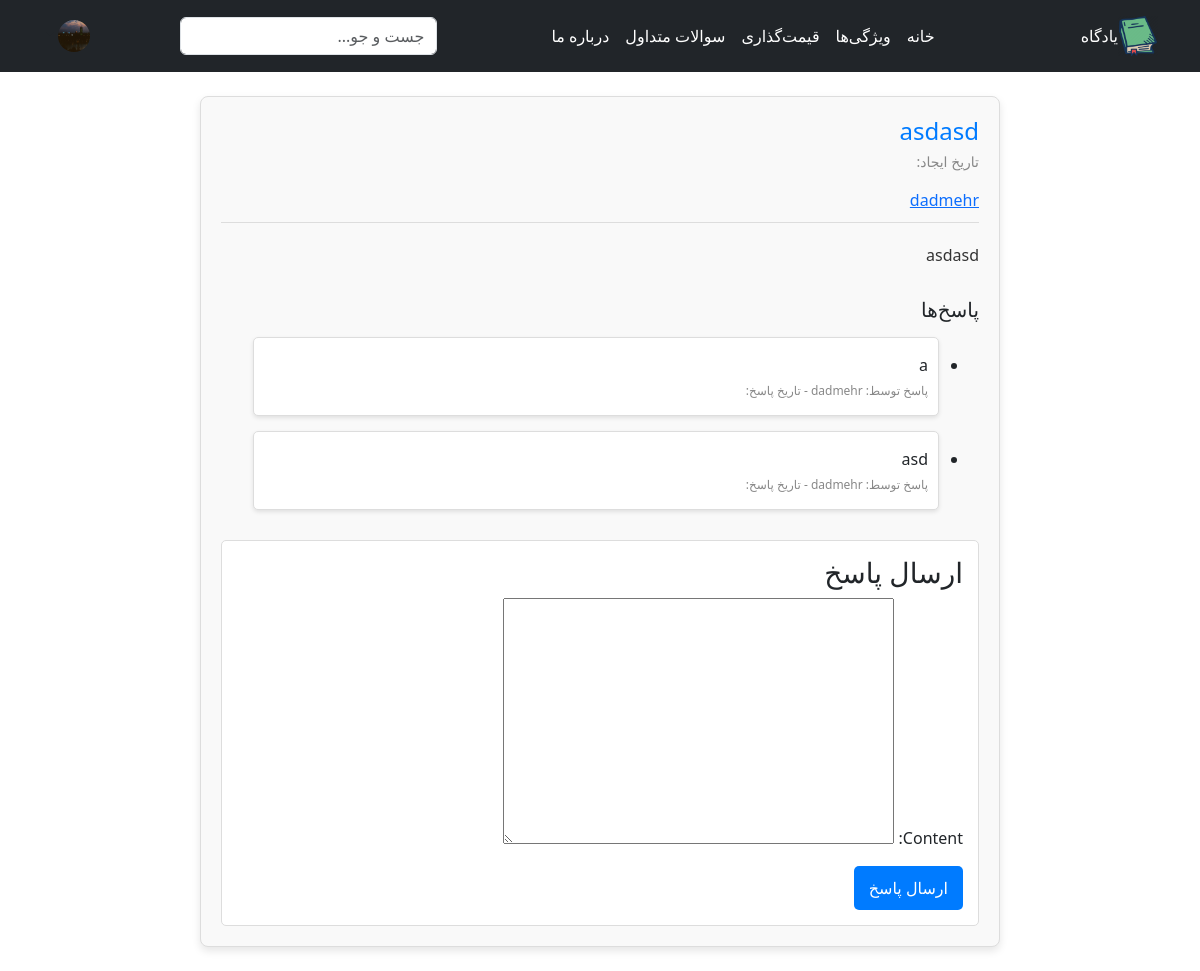
/question/7/ (signed in), run on the app's committed database.
### home/models.py (models this page shows, shortened)
class UserProfile(models.Model):
    user = models.OneToOneField(User, on_delete=models.CASCADE)
    first_name = models.CharField(max_length=30, blank=True)
    last_name = models.CharField(max_length=30, blank=True)
    avatar = models.ImageField(upload_to='avatars/', blank=True, null=True)

class Question(models.Model):
    title = models.CharField(max_length=255)
    content = models.TextField()
    created_at = models.DateTimeField(auto_now_add=True)
    user = models.ForeignKey(User, on_delete=models.CASCADE, related_name="questions")

class Reply(models.Model):
    question = models.ForeignKey(Question, related_name='replies', on_delete=models.CASCADE)
    content = models.TextField()
    created_at = models.DateTimeField(auto_now_add=True)
    user = models.ForeignKey(User, on_delete=models.CASCADE, related_name='replies')  # تغییر OneToOne به ForeignKey

### home/views.py (the view)
# urls.py: path('question/<int:question_id>/', question_detail, name='question_detail'),
def question_detail(request, question_id):
    question = get_object_or_404(Question, id=question_id)
    if request.method == 'POST':
        form = ReplyForm(request.POST)
        if form.is_valid():
            reply = form.save(commit=False)
            reply.question = question
            reply.user = request.user
            reply.save()
            return redirect('question_detail', question_id=question.id)
    else:
        form = ReplyForm()
    return render(request, 'question_detail.html', {'question': question, 'form': form})

### home/forms.py
class ReplyForm(forms.ModelForm):
    class Meta:
        model = Reply
        fields = ['content']

### home/templatetags/custom_filters.py (called while the page is built)
@register.filter
def jalali_date(value):
    if value:
        return jdatetime.date.fromgregorian(date=value).strftime("%d %B")
    return value

### home/templates/question_detail.html (shortened to what this page needs)
{% extends 'base.html' %}
{% load custom_filters %}
{% block content %}
<div class="question-detail-container">
    <div class="question-header">
        <h2>{{ question.title }}</h2>
        <p class="question-meta">تاریخ ایجاد: {{ question.created_at|jalali_date }}</p>
        {% if question.user and question.user.username %}
            <a href="{% url 'user_profile' question.user.username %}">{{ question.user.username }}</a>
        {% else %}
            <span>کاربر ناشناس</span>
        {% endif %}
    </div>
    <div class="question-content">
        <p>{{ question.content }}</p>
    </div>
    <div class="replies-section">
        <h3>پاسخ‌ها</h3>
        {% if question.replies.all %}
            <ul>
                {% for reply in question.replies.all %}
                    <li class="reply-item">
                        <p>{{ reply.content }}</p>
                        <p class="reply-meta">پاسخ توسط: {{ reply.user.username }} - تاریخ پاسخ: {{ reply.created_at|jalali_date }}</p>
                    </li>
                {% endfor %}
            </ul>
        {% else %}
            <p>هیچ پاسخی برای این سوال ثبت نشده است.</p>
        {% endif %}
    </div>
    {% if user.is_authenticated %}
        <div class="reply-form">
            <h3>ارسال پاسخ</h3>
            <form method="POST">
                {{ form.as_p }}
                <button type="submit">ارسال پاسخ</button>
            </form>
        </div>
    {% else %}
        <div class="login-notice">
            <p>برای ارسال پاسخ باید <a href="{% url 'login' %}">وارد حساب کاربری خود</a> شوید.</p>
        </div>
    {% endif %}
</div>
{% endblock %}

### home/templates/base.html (shortened to what this page needs)
<!DOCTYPE html>
<html lang="fa">
<head>
    {% load static %}
    {% load bootstrap5 %}
    {% bootstrap_css %}
</head>
<body dir="rtl">
    <header class="p-3 bg-dark text-white">
        <div class="container">
            <div class="d-flex flex-wrap align-items-center justify-content-between">
                <a href="/" class="d-flex align-items-center mb-2 mb-lg-0 text-white text-decoration-none">
                    <img src="{% static 'favicon.ico' %}" alt="یادگاه لوگو" width="40" height="40">
                    <span class="ms-2">یادگاه</span>
                </a>
                <ul class="nav col-12 col-lg-auto mb-2 mb-lg-0 justify-content-center">
                    <li><a href="#" class="nav-link px-2 text-white">خانه</a></li>
                    <li><a href="#" class="nav-link px-2 text-white">ویژگی‌ها</a></li>
                    <li><a href="#" class="nav-link px-2 text-white">قیمت‌گذاری</a></li>
                    <li><a href="#" class="nav-link px-2 text-white">سوالات متداول</a></li>
                    <li><a href="#" class="nav-link px-2 text-white">درباره ما</a></li>
                </ul>
                <form class="col-12 col-lg-auto mb-3 mb-lg-0 me-lg-3">
                    <input type="search" class="form-control form-control-dark" placeholder="جست و جو..." aria-label="جست و جو">
                </form>
                <div class="text-end">
                    {% if user.is_authenticated %}
                        <a href="#" class="d-block link-dark text-decoration-none dropdown-toggle" id="dropdownUser1" data-bs-toggle="dropdown" aria-expanded="false">
                            {% if user.userprofile.avatar %}
                                <img src="{{ user.userprofile.avatar.url }}" alt="{{ user.username }}'s avatar" width="32" height="32" class="rounded-circle">
                            {% else %}
                                <img src="{% static 'profile_picture.jpg' %}" alt="default avatar" width="32" height="32" class="rounded-circle">
                            {% endif %}
                        </a>
                    {% else %}
                        <a href="{% url 'login' %}" class="btn btn-outline-light me-2">ورود</a>
                        <a href="{% url 'signup' %}" class="btn btn-warning">ثبت‌نام</a>
                    {% endif %}
                </div>
            </div>
        </div>
    </header>
    <div class="container my-4">
        {% block content %}
        {% endblock %}
    </div>
</body>
</html>

### home/templates/question_detail.html (style rules this page uses)
.question-detail-container { max-width: 800px; margin: 0 auto; padding: 20px; background-color: #f9f9f9; border: 1px solid #ddd; border-radius: 8px; box-shadow: 0 4px 8px rgba(0, 0, 0, 0.1); }
.question-header { border-bottom: 1px solid #ddd; margin-bottom: 20px; padding-bottom: 10px; }
.question-header h2 { font-size: 24px; margin: 0; color: #007bff; }
.question-meta { font-size: 14px; color: #888; margin-top: 5px; }
.question-content { margin-top: 15px; font-size: 16px; line-height: 1.6; color: #333; }
.replies-section { margin-top: 30px; }
.replies-section h3 { font-size: 20px; margin-bottom: 15px; }
.reply-item { margin-bottom: 15px; padding: 10px; background-color: #fff; border: 1px solid #ddd; border-radius: 5px; box-shadow: 0 2px 4px rgba(0, 0, 0, 0.1); }
.reply-item p { margin: 5px 0; }
.reply-meta { font-size: 12px; color: #888; margin-top: 5px; }
.reply-form { margin-top: 30px; padding: 15px; background-color: #fff; border: 1px solid #ddd; border-radius: 5px; }
.reply-form button { background-color: #007bff; color: white; border: none; padding: 10px 15px; border-radius: 5px; cursor: pointer; }

### data on the page
Question: title "asdasd", user.username "dadmehr", content "asdasd"
Reply: content "a", user.username "dadmehr"
Reply: content "asd", user.username "dadmehr"
